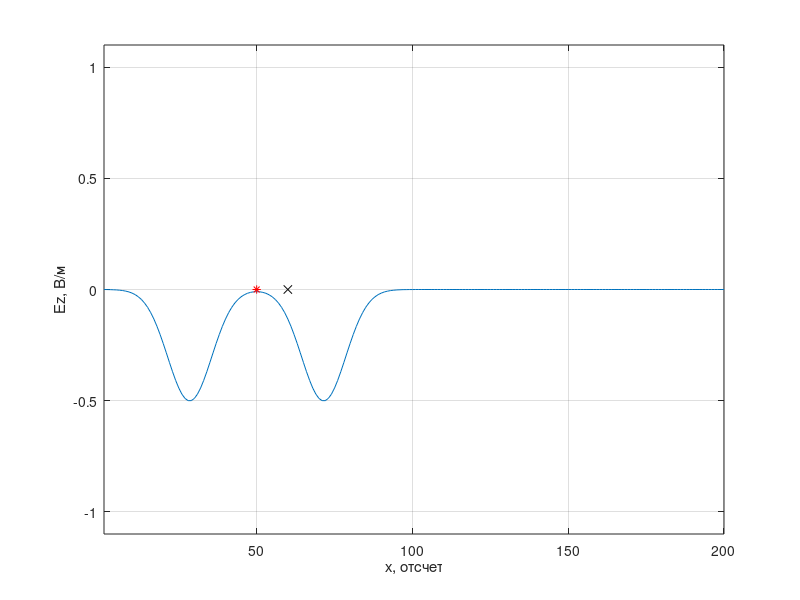
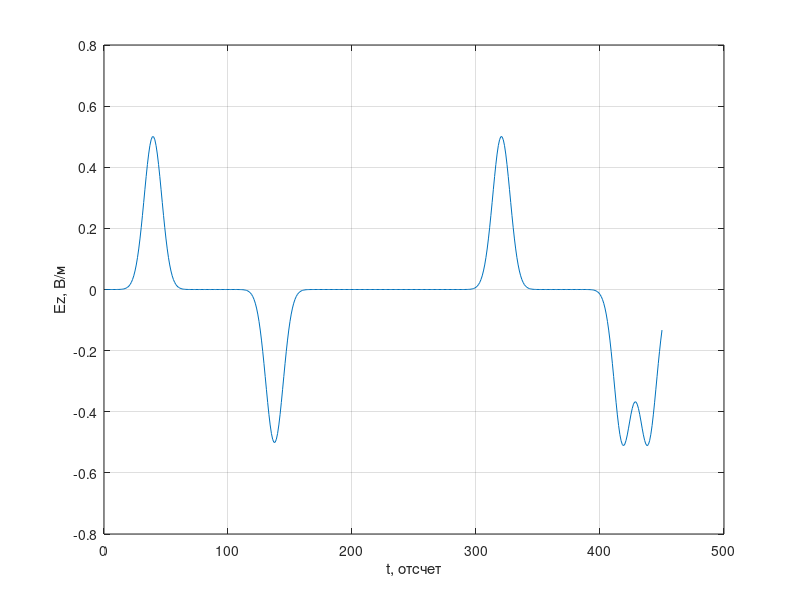

The MATLAB source for these figures, in order:
%% Одномерный FDTD. Версия 1.1
% Аддитивный источник
clear

% Волновое сопротивление свободного пространства
W0 = 120 * pi;

% Время расчета в отсчетах
maxTime = 450;

% Размер области моделирования в отсчетах
maxSize = 200;

% Положение датчика, регистрирующего поля
probePos = 60;

% Положение источника возбуждения
sourcePos = 50;

Ez = zeros (1, maxSize);
Hy = zeros (1, maxSize);

% Поле, зарегистрированное в датчике в зависимости от времени
probeTimeEz = zeros (1, maxTime);

figure

for t = 1: maxTime
    % Расчет компоненты поля H
    for m = 1: maxSize - 1
        % До этой строки Hy(n) хранит значение компоненты Hy
        % за предыдущий момент времени
        Hy(m) = Hy(m) + (Ez(m + 1) - Ez(m)) / W0;
    end
    
    % Расчет компоненты поля E
    for m = 2: maxSize
        % До этой строки Ez(n) хранит значение компоненты EzS
        % за предыдущий момент времени
        Ez(m) = Ez(m) + (Hy(m) - Hy(m - 1)) * W0;
    end

    % Источник возбуждения
    Ez(sourcePos) = Ez(sourcePos) + exp (-(t - 30.0) ^ 2 / 100.0);
    
    % Регистрация поля в точке
    probeTimeEz(t) = Ez(probePos);
    
    plot (Ez);
    xlim ([1, maxSize]);
    ylim ([-1.1, 1.1]);
    xlabel ('x, отсчет')
    ylabel ('Ez, В/м')
    grid on
    
    hold on
    plot ([probePos], [0], 'xk');
    plot ([sourcePos], [0], '*r');
    hold off
    pause (0.01)
end

figure
plot (probeTimeEz)
xlabel ('t, отсчет')
ylabel ('Ez, В/м')
grid on